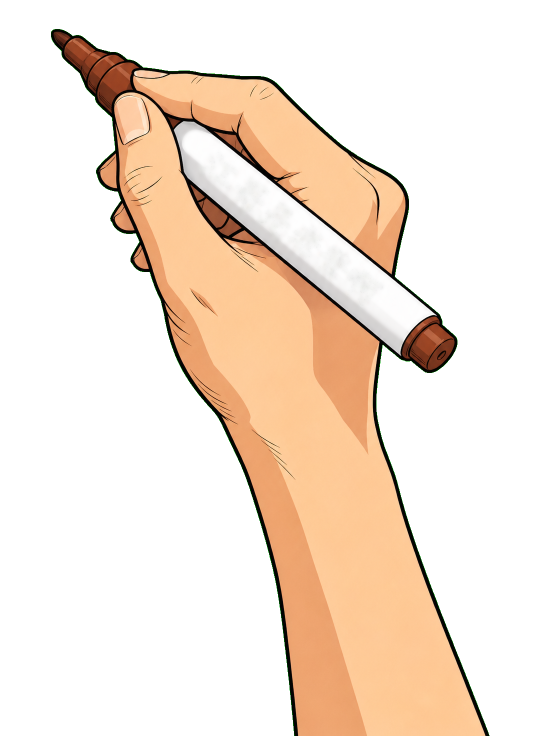
#> input picture lwb/packs/whiteboard/engine/assets/drawing-hand.png, 1069 x 1472 px (shown at 1/2 size)
$ python -i render_stream_whiteboard.py   (imports and definitions only)
#> lines starting #> are read from the running program, lines starting #| are printed output that depends on the picture; after the words box and inside, x2 and y2 are one past the last pixel; in counts of white or black regions, pixels touching at a corner belong together
#!/usr/bin/env python3
"""
SRT 白板动画 - 整合渲染器（mask 编排 + stream 画法）

把一张线稿图 + 同名 annotation.json 渲染成白板手绘动画：
  - 编排沿用 whiteboard-mask-animation：按 sequence/startMs 顺序逐区域揭示，
    每个区域的可作画范围 = 矩形 region 扣除「后续区域 + protectedRegions」，
    未开始的区域因掩码限制不会提前露线（mask 的核心不变量）。
  - 画法换成 whiteboard-stream-animation：每个区域在自己的允许掩码内，
    沿骨架/网格笔迹连续落墨（起笔 ink → 添彩 color），笔尖跟随真实笔迹，
    所有区域共享同一张持久画布，已画完的区域保留在画布上。

与 mask 的矩形擦除揭示不同：这里是「笔尖沿线滑行、边走边落墨」的连贯笔迹。
输出末行打印 OUTPUT=<路径>，便于上层捕获。

用法：
  <ENV_PY> render_stream_whiteboard.py <图片> <标注json> <输出mp4> [手部素材png]
  可选参数见 --help（--ink-path / --color-fill / --pause / --total-ms 等）。
  --total-ms 缺省时用标注里的 sceneDurationMs。
"""
from __future__ import annotations

import argparse
import datetime
import json
import math
import sys
from pathlib import Path

import cv2
import numpy as np

# 复用 stream 渲染器的全部构件（同目录）
_SCRIPT_DIR = Path(__file__).resolve().parent
sys.path.insert(0, str(_SCRIPT_DIR))
import stream_render as sr  # noqa: E402

DEFAULT_HAND = _SCRIPT_DIR.parent / "assets" / "drawing-hand.png"


# ──────────────────────────────────────────────────────────────
# 区域几何：把标注画布坐标缩放到输出尺寸
# ──────────────────────────────────────────────────────────────
# [19 lines left out: functions _scaled_rect, _frame_progress_indices, not called in this run]


# ──────────────────────────────────────────────────────────────
# 每区域的 stream 笔迹渲染，写入共享持久画布
# ──────────────────────────────────────────────────────────────
class RegionStreamRenderer:
    """持有整段渲染的共享状态；逐区域把 stream 笔迹画进同一张画布。"""

    # [563 lines left out: functions __init__, _match_original_background, _cell_center, _snapshot_with_tip, _allowed_mask, _region_grid_path and 14 more, not called in this run]


# 笔杆在手部素材中的轴向。由素材实测（对笔杆掩码做主成分分析）：
# 逆时针旋转 50.11° 可让笔杆水平，写字后反向转回即可贴合笔杆走向。
_PEN_ROTATE_DEG = 50.11


def _barrel_geometry(hand_path: Path):
    """在旋转到水平的坐标系里定位笔杆，返回 (旋转图, 写字中心, 可用长度, 厚度)。"""
#> called with hand_path = '../assets/drawing-hand.png'
    import numpy as np
    from PIL import Image

    img = Image.open(hand_path).convert("RGBA")
#> img is the input picture: PIL image 1069x1472 RGBA; mean R, G, B, A 78.4, 61.9, 47.5, 89.4
    rotated = img.rotate(_PEN_ROTATE_DEG, resample=Image.BICUBIC, expand=True, fillcolor=(0, 0, 0, 0))
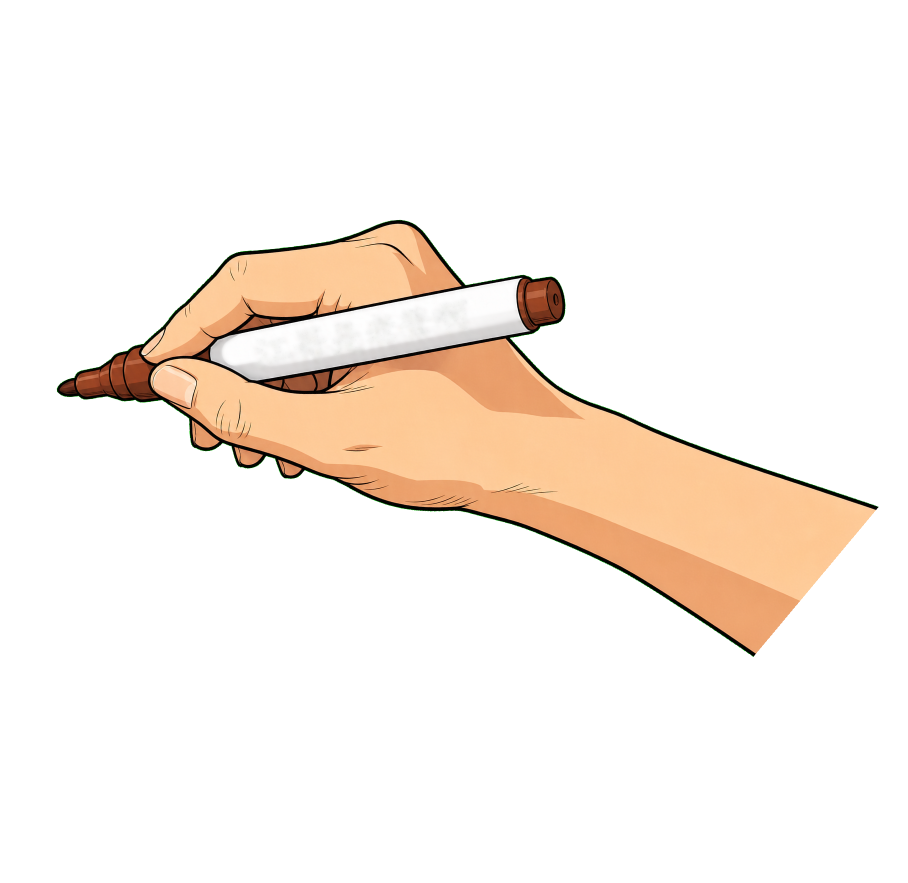
#> rotated: PIL image 1815x1766 RGBA (shown at 1/2 size); mean R, G, B, A 38.4, 30.4, 23.2, 43.9; transparent parts drawn white
    arr = np.array(rotated)
    rgb = arr[:, :, :3].astype(np.int16)
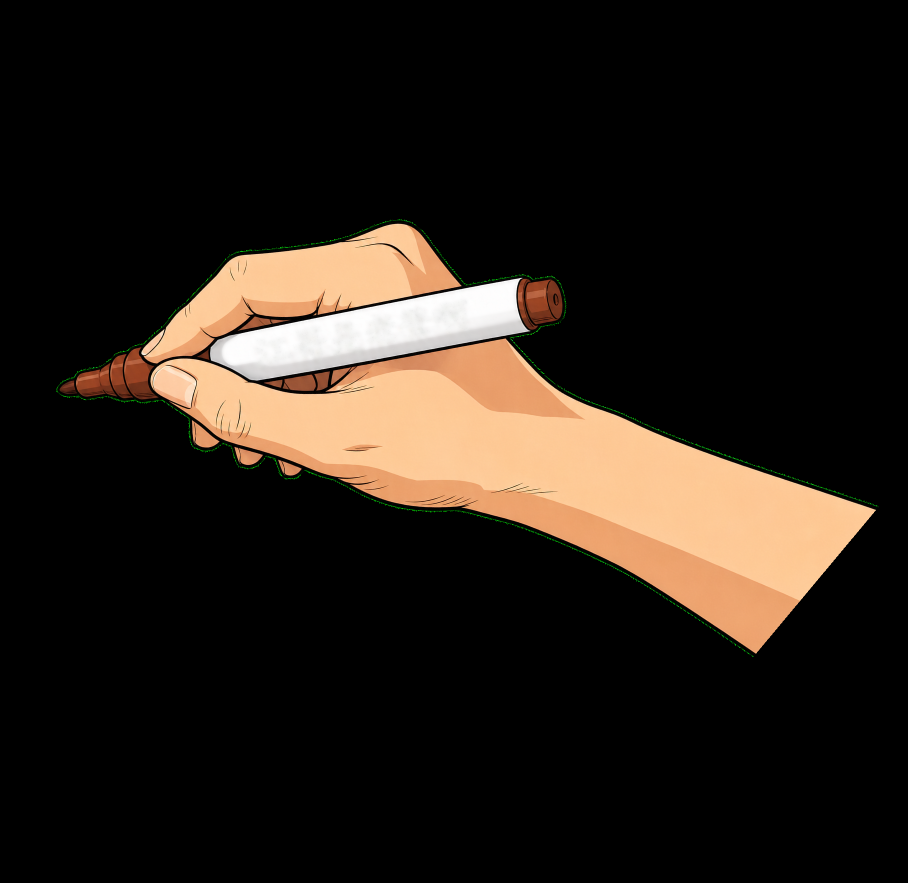
#> rgb: shape (1766, 1815, 3) int16 (shown at 1/2 size); mean R, G, B 38.4, 30.4, 23.2
    alpha = arr[:, :, 3]
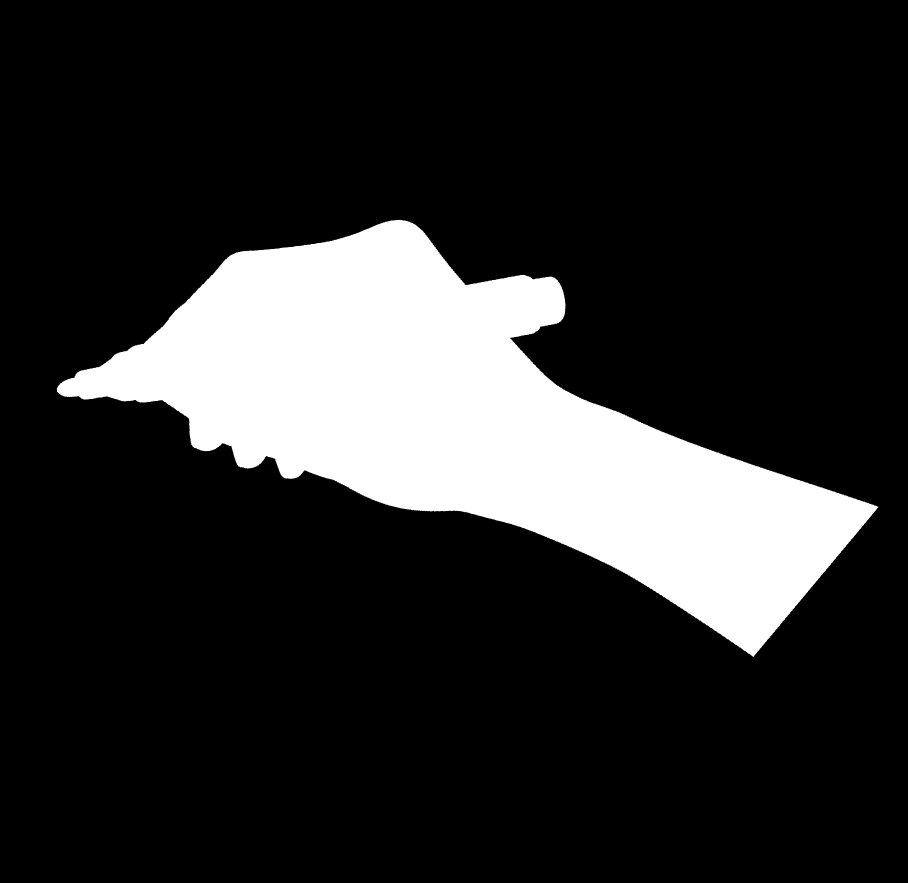
#> alpha: shape (1766, 1815) (shown at 1/2 size); min 0, max 255, mean 43.9
    mx, mn = rgb.max(axis=2), rgb.min(axis=2)
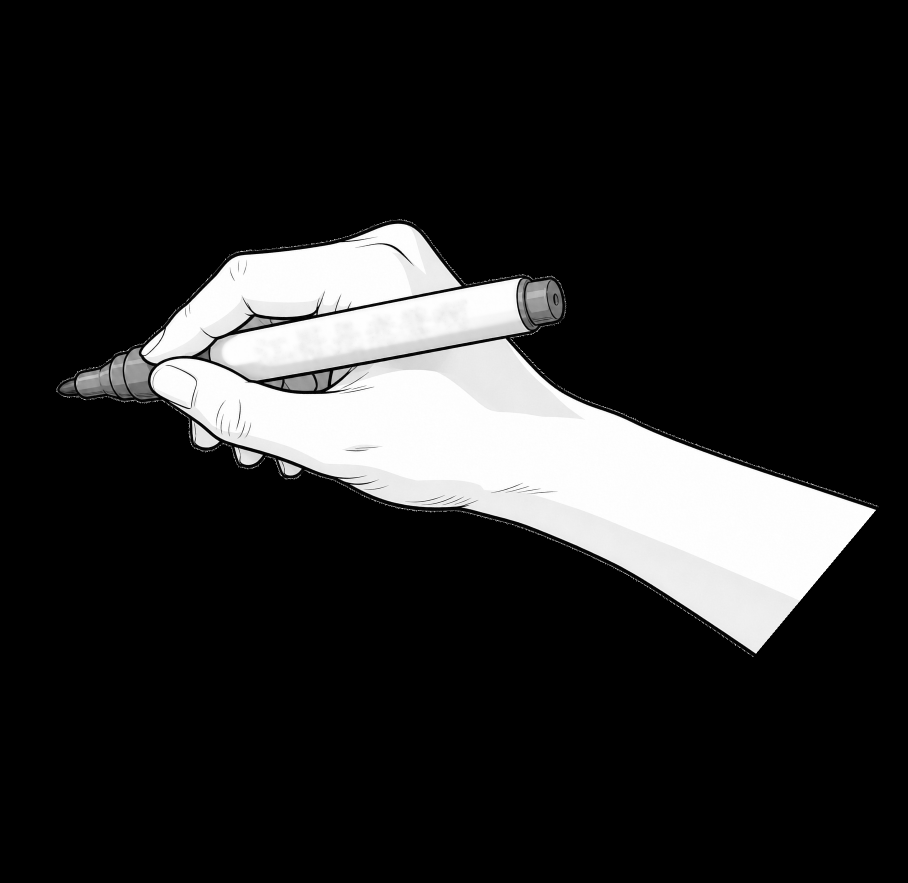
#> mx: shape (1766, 1815) int16 (shown at 1/2 size); min 0, max 255, mean 38.7
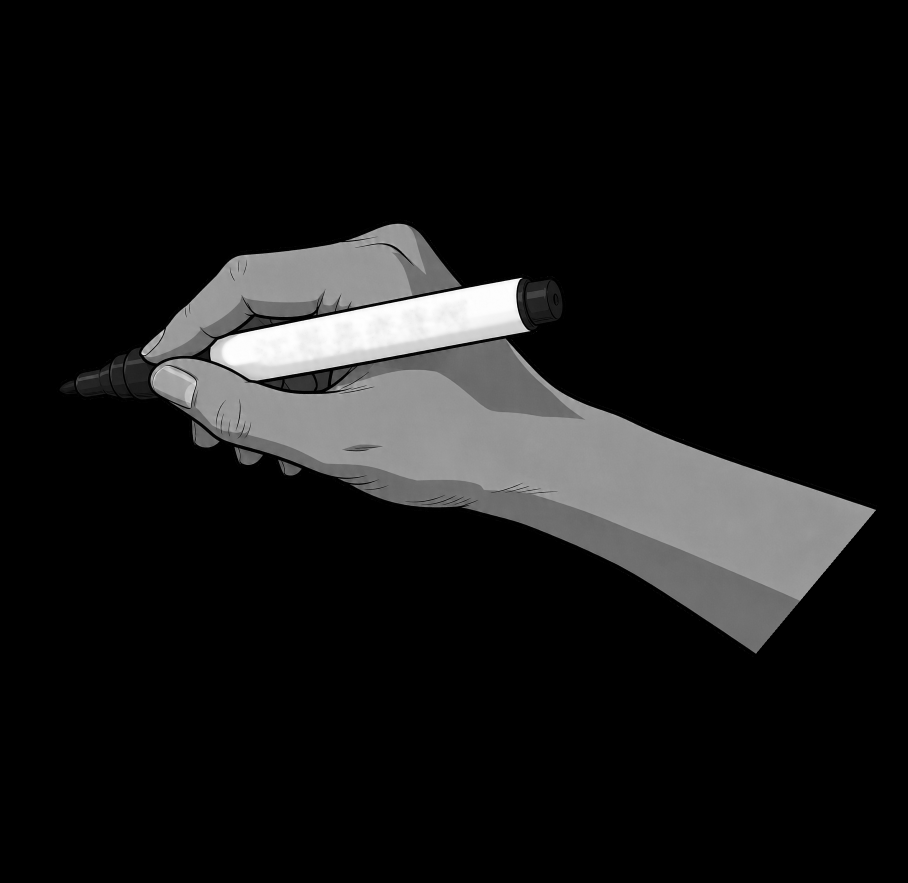
#> mn: shape (1766, 1815) int16 (shown at 1/2 size); min 0, max 255, mean 23.2
    bright = (mx > 190) & ((mx - mn) < 55) & (alpha > 200)
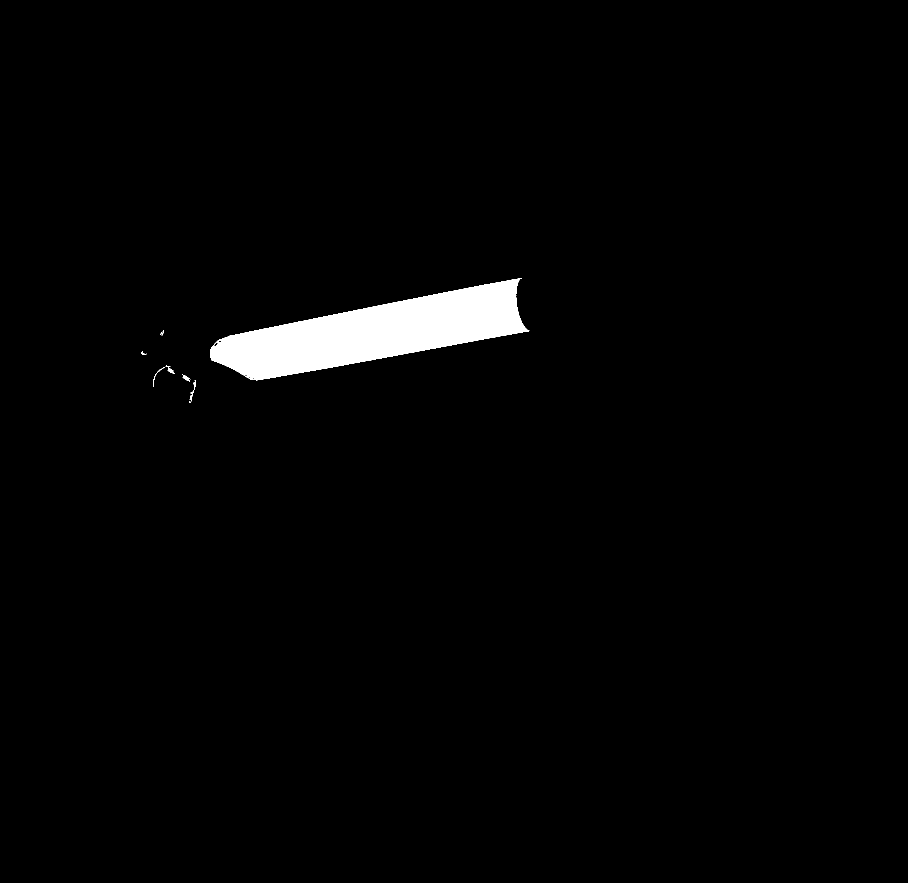
#> bright: shape (1766, 1815) bool (shown at 1/2 size); 1.9% white; 10 white regions (4 under 20 px), largest, box (x1, y1, x2, y2) and area: (421, 556, 1059, 761) 61968, (379, 760, 392, 803) 121, (364, 749, 381, 763) 94, (335, 735, 350, 748) 85, (306, 734, 330, 774) 70, (283, 702, 294, 710) 34

    # 只保留细长的大连通域：笔杆是素材里唯一的长条状亮区，
    # 手背高光虽亮但成块状，用长宽比把它们滤掉。
    import cv2
    n, lab, stats, _ = cv2.connectedComponentsWithStats(bright.astype(np.uint8), connectivity=8)
#> lab: shape (1766, 1815) int32; 11 distinct labels, from 0 to 10
#> n = 11; stats = [[0, 0, 1815, 1766, 3142871], [421, 556, 638, 205, 61968], [323, 660, 5, 12, 17], [320, 663, 5, 7, 11], [283, 702, 11, 8, 34], [331, 731, 10, 2, 12], [306, 734, 24, 40, 70], [335, 735, 15, 13, 85], [364, 749, 17, 14, 94], [379, 760, 13, 43, 121], [378, 803, 4, 2, 7]]
    best = None
    for i in range(1, n):
        x, y, bw, bh, area = stats[i]
        if area < 2000:
            continue
        long_side, short_side = max(bw, bh), max(1, min(bw, bh))
        ratio = long_side / short_side
        if ratio < 2.5:
            continue
        score = area * ratio
        if best is None or score > best[0]:
            best = (score, x, y, bw, bh, i)
#> this loop made 10 passes
#> (x, y, bw, bh, area, long_side, short_side, ratio) on pass 1: (421, 556, 638, 205, 61968, 638, 205, 3.11)

    if best is None:
        raise SystemExit("[err] 无法在手部素材中定位笔杆（未找到细长亮区）")

    _, bx, by, bw, bh, label = best
#> bx = 421; by = 556; bw = 638; bh = 205; label = 1
    ys, xs = np.where(lab == label)
    cx, cy = (xs.min() + xs.max()) / 2, (ys.min() + ys.max()) / 2
#> cx = 739.5; cy = 658
    return rotated, (cx, cy), (xs.max() - xs.min()), (ys.max() - ys.min())


# [94 lines left out: functions _draw_pen_text, main, not called in this run]


# [2 lines not run here, left out]

>>> result = _barrel_geometry('../assets/drawing-hand.png')
